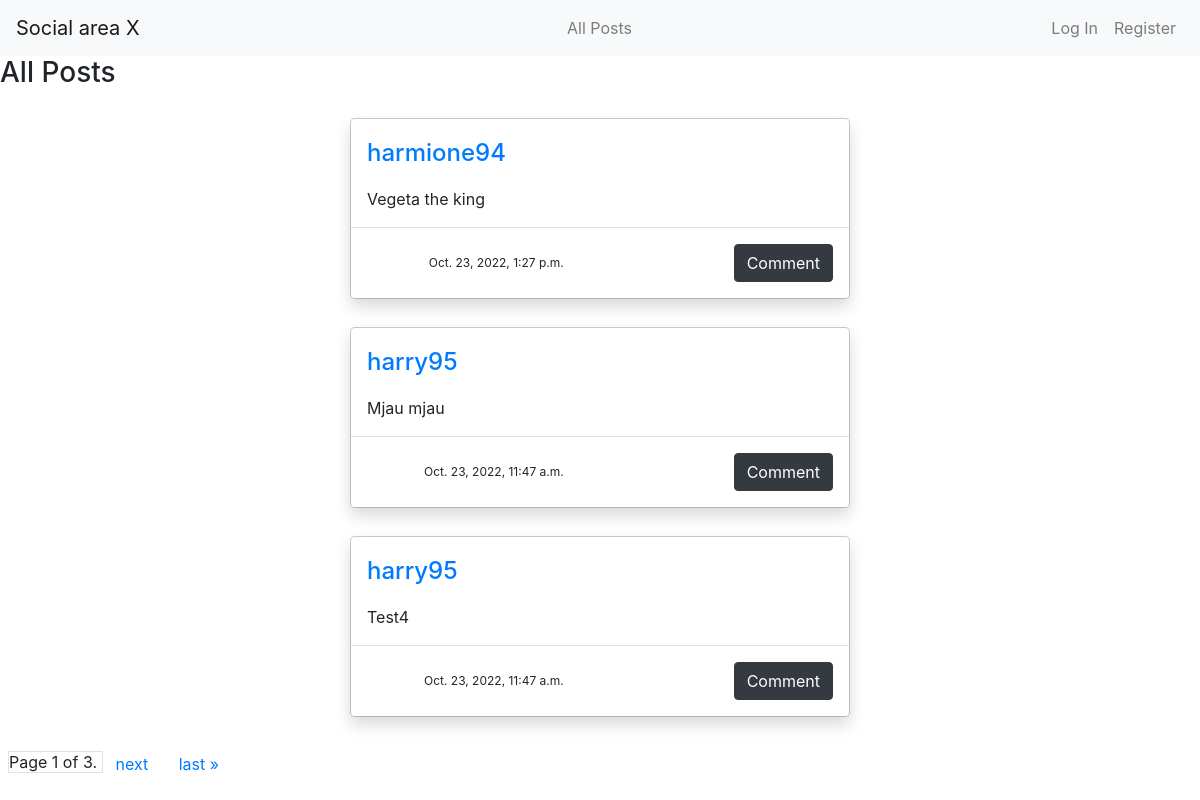
Before: / with the older database file.
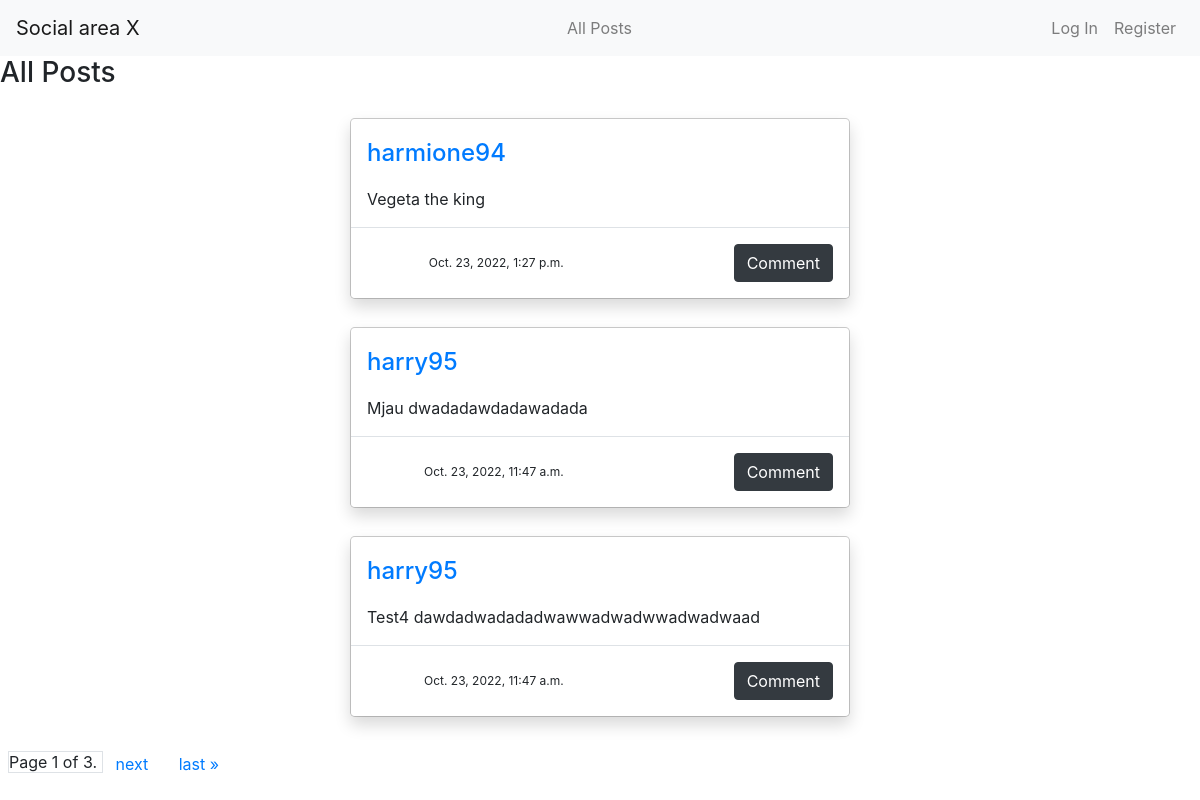
After: the same page with the newer database file.
### network/models.py (models this page shows, shortened)
class Post(models.Model):
    id = models.AutoField(primary_key = True)
    creator = models.ForeignKey(User, on_delete=models.CASCADE, related_name="created")
    content = models.TextField(max_length=100)
    date = models.DateTimeField(auto_now_add=True)
    likes = models.IntegerField(default=0)

class User(AbstractUser):
    pass

### network/views.py (the view)
# urls.py: path("", views.index, name="index"),
def index(request):
    posts = Post.objects.all().order_by("-date")
    p = Paginator(posts, 3)
    page_number = request.GET.get("page")
    posts = p.get_page(page_number)
    return render(request, "network/index.html", {
        "posts" : posts,
        "user_id" : request.user.id
    })

### network/templates/network/index.html (shortened to what this page needs)
{% extends "network/layout.html" %}
{% block body %}
    <h3>All Posts</h3>
    {% for post in posts %}
        <div class="modal-dialog" role="document" >
            <div class="modal-content rounded-5 shadow" >
              <div id="view_{{ post.id }}">
                <div class="modal-header border-bottom-0">
                  <div>
                    <a href="{% url 'user_page' post.creator.id %}">
                      <h4 class="modal-title fs-5">{{ post.creator }}</h4>
                    </a>
                  </div>
                </div>
                <div class="modal-body py-0" id="post_{{ post.id }}">
                  <p>{{ post.content }}</p>
                </div>
                <div class="modal-footer" id="buttons_post_{{ post.id }}">
                  <p id="date_modal">{{ post.date }}</p>
                    <button type="button" class="btn btn btn-dark">Comment</button>
                </div>
              </div>
            </div>
          </div>
    {% endfor %}
    <div class="pagination mb-2 ml-2">
      <span class="step-links">
            <span class="current border">
                Page {{ posts.number }} of {{ posts.paginator.num_pages }}.
            </span>
          {% if posts.has_next %}
            <button class="btn btn-link">
              <a href="?page={{ posts.next_page_number }}">next</a>
            </button>
            <button class="btn btn-link">
              <a href="?page={{ posts.paginator.num_pages }}">last &raquo;</a>
            </button>
          {% endif %}
      </span>
  </div>
{% endblock %}

Changed rows visible on the page:
changed Post: content "Mjau mjau" → "Mjau dwadadawdadawadada"
changed Post: content "Test4" → "Test4 dawdadwadadadwawwadwadwwadwadwaad"
